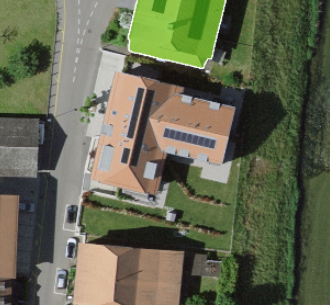
#> input picture assets/before_fix_sam3.png, 330 x 305 px
$ python crop_and_clean_image.py --original assets/before_fix_sam3.png --mask assets/fix_sam3.png
#> lines starting #> are read from the running program, lines starting #| are printed output that depends on the picture; after the words box and inside, x2 and y2 are one past the last pixel; in counts of white or black regions, pixels touching at a corner belong together
#> in process_image, original_bgr is the input picture: shape (305, 330, 3); mean B, G, R 80.4, 103.9, 100.2
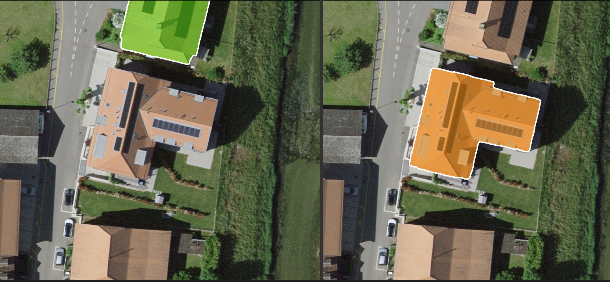
#> input picture assets/fix_sam3.png, 610 x 282 px
#> in process_image, mask is the input picture: shape (282, 610, 4); mean B, G, R, A 78.3, 102.4, 103.2, 255
#!/usr/bin/env python3
"""Isolate the building from an aerial screenshot using a SAM3 binary mask.

Takes the original screenshot and the mask produced by feature_guided_sam3.py,
applies the mask (transparent/white/black background), and optionally crops to
the mask bounding box.

Usage:
  python crop_and_clean_image.py --original screenshot.png --mask mask.png
  python crop_and_clean_image.py --original screenshot.png --mask mask.png --crop
"""

import argparse
import cv2
import numpy as np
from pathlib import Path


def _ensure_mask_binary(mask: np.ndarray) -> np.ndarray:
    if mask.ndim == 3:
        mask = cv2.cvtColor(mask, cv2.COLOR_BGR2GRAY)
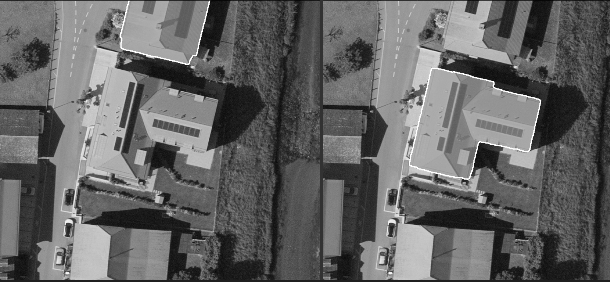
#> mask: shape (282, 610); min 6, max 255, mean 99.9
    if mask.dtype != np.uint8:
        mask = mask.astype(np.uint8)
    if mask.max() <= 1:
        mask = (mask * 255).astype(np.uint8)
    _, mask = cv2.threshold(mask, 127, 255, cv2.THRESH_BINARY)
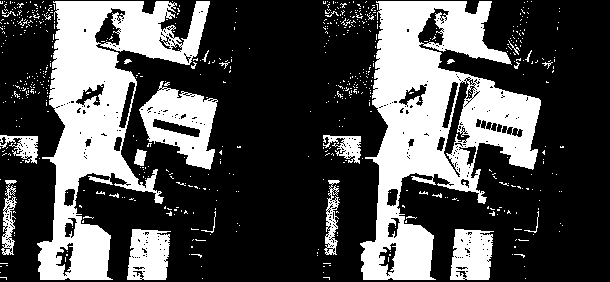
#> mask: shape (282, 610); 31.5% white; 630 white regions (603 under 20 px), largest, box (x1, y1, x2, y2) and area: (360, 1, 541, 280) 23305, (37, 1, 210, 280) 19291, (139, 81, 218, 170) 3614
    return mask


def isolate_region(original_bgr: np.ndarray, mask: np.ndarray, background: str) -> np.ndarray:
#> called with background = 'transparent'
    mask = _ensure_mask_binary(mask)
    if mask.shape[:2] != original_bgr.shape[:2]:
        mask = cv2.resize(mask, (original_bgr.shape[1], original_bgr.shape[0]),
                          interpolation=cv2.INTER_NEAREST)
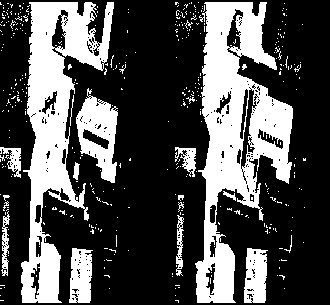
#> mask: shape (305, 330); 31.4% white; 394 white regions (374 under 20 px), largest, box (x1, y1, x2, y2) and area: (195, 2, 293, 303) 13596, (21, 2, 114, 303) 11245, (76, 88, 118, 183) 2119
    keep = mask.astype(bool)
    if background == "transparent":
        bgra = cv2.cvtColor(original_bgr, cv2.COLOR_BGR2BGRA)
        alpha = np.zeros(mask.shape[:2], dtype=np.uint8)
        alpha[keep] = 255
        bgra[:, :, 3] = alpha
        return bgra
    bg_color = {"white": (255, 255, 255), "black": (0, 0, 0)}[background]
    out = np.full_like(original_bgr, bg_color)
    out[keep] = original_bgr[keep]
    return out


def process_image(original_path: Path, mask_path: Path, output_dir: Path,
                  crop: bool, padding: int, background: str) -> Path:
    original_bgr = cv2.imread(str(original_path))
    if original_bgr is None:
        raise ValueError(f"Failed to load: {original_path}")
    mask = cv2.imread(str(mask_path), cv2.IMREAD_UNCHANGED)
    if mask is None:
        raise ValueError(f"Failed to load mask: {mask_path}")
    mask = _ensure_mask_binary(mask)

    isolated = isolate_region(original_bgr, mask, background=background)

    if crop:
        ys, xs = np.where(mask > 0)
        if len(xs) == 0:
            raise ValueError("Mask is empty — nothing to crop to")
        h, w = mask.shape[:2]
        x0 = max(0, int(xs.min()) - padding)
        y0 = max(0, int(ys.min()) - padding)
        x1 = min(w - 1, int(xs.max()) + padding)
        y1 = min(h - 1, int(ys.max()) + padding)
        isolated = isolated[y0:y1 + 1, x0:x1 + 1]

    suffix = "_isolated_cropped" if crop else "_isolated"
    output_path = output_dir / f"{original_path.stem}{suffix}_{background}.png"
    cv2.imwrite(str(output_path), isolated)
    return output_path


def main():
    p = argparse.ArgumentParser()
    p.add_argument("--original", required=True, help="Original screenshot (no overlay)")
    p.add_argument("--mask",     required=True, help="Binary mask from feature_guided_sam3.py")
    p.add_argument("--output-dir", default="sam3_outputs/cleaned")
    p.add_argument("--crop", action="store_true", help="Crop to mask bounding box")
    p.add_argument("--padding", type=int, default=0, help="Padding in pixels around crop")
    p.add_argument("--background", default="transparent",
                   choices=["transparent", "white", "black"])
    args = p.parse_args()

    original_path = Path(args.original)
    mask_path     = Path(args.mask)
    if not original_path.exists():
        raise FileNotFoundError(original_path)
    if not mask_path.exists():
        raise FileNotFoundError(mask_path)

    output_dir = Path(args.output_dir)
    output_dir.mkdir(parents=True, exist_ok=True)

    out = process_image(original_path, mask_path, output_dir,
                        args.crop, args.padding, args.background)
    print(f"Saved: {out}")


if __name__ == "__main__":
    main()
